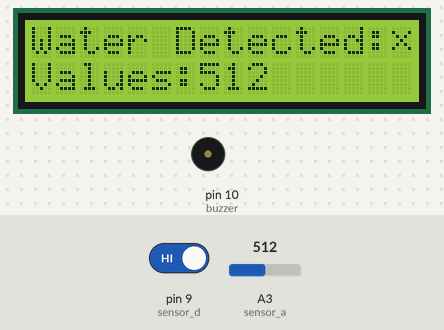
This sketch was run on a simulated Arduino Uno, built with avr-gcc and run on an emulated ATmega328P. Parts: 16×2 character LCD, buzzer (waves = sounding, pin HIGH). The inputs (shaded band) are chosen by the test bench; at power-on: pin 9 (sensor_d) HIGH, A3 (sensor_a) = 512.

Above: at 14.5 s.
14.6 s: pin 9 (sensor_d) driven LOW
At 15.6 s:
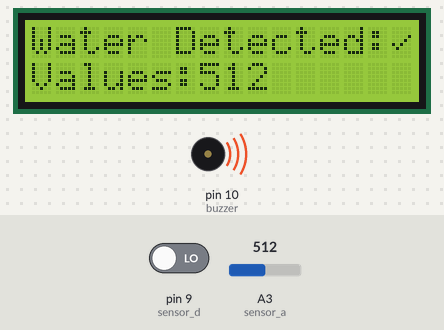
16.8 s: A3 (sensor_a) set to 716
At 17.6 s:
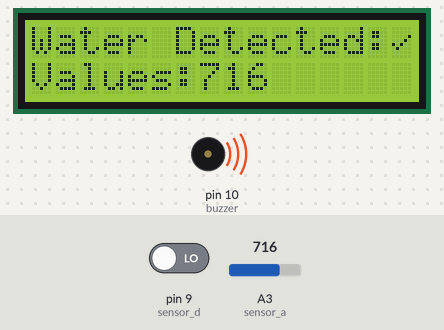
18.8 s: A3 (sensor_a) set to 900
At 19.6 s:
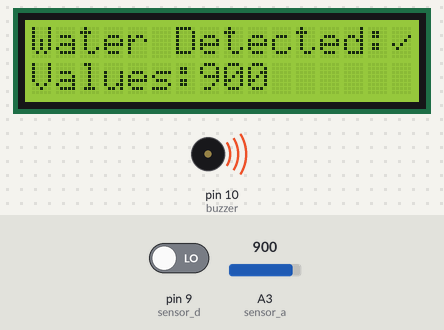
20.8 s: pin 9 (sensor_d) driven HIGH
At 21.6 s:
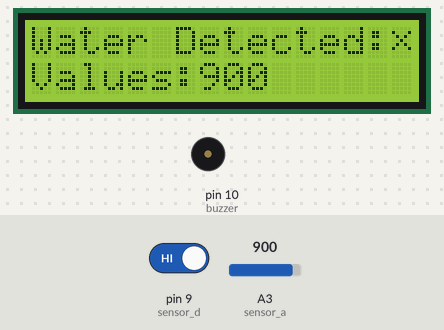
22.8 s: A3 (sensor_a) set to 1023
At 23.7 s:
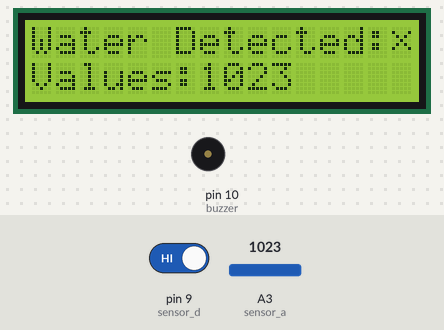
Timing chart, 0 to 25.8 s (numbered marks = the images above; inputs shaded):
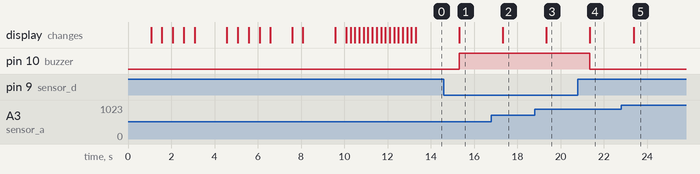

Measured:
- after the input at 14.6 s, pin 10 (buzzer): LOW → HIGH after 0.72 s; the display: changes after 0.72 s (image 1)
- after the input at 16.8 s, the display: changes after 0.53 s (image 2)
- after the input at 18.8 s, the display: changes after 0.55 s (image 3)
- after the input at 20.8 s, pin 10 (buzzer): HIGH → LOW after 0.56 s; the display: changes after 0.56 s (image 4)
- after the input at 22.8 s, the display: changes after 0.57 s (image 5)

The sketch:

Raindrop_Sensor.ino
```cpp
// #21 LCD With Raindrop Sensor
#include <LiquidCrystal.h>

// Variables
LiquidCrystal LCD(3, 12, 4, 5, 6, 7);

int sensor_d = 9;
int sensor_a = A3;
int buzzer = 10;

int digital_values;
int analog_values;

byte Water[8] = {
  0b00000,
  0b00100,
  0b01110,
  0b11111,
  0b11111,
  0b11111,
  0b01110,
  0b00000
};

byte Tick[8] = {
  0b00000,
  0b00000,
  0b00001,
  0b00010,
  0b10100,
  0b01000,
  0b00000,
  0b00000
};

byte Cross[8] = {
  0b00000,
  0b10001,
  0b01010,
  0b00100,
  0b01010,
  0b10001,
  0b00000,
  0b00000
};

void setup() {
  Serial.begin(9600);

  // put your setup code here, to run once:
  LCD.begin(16, 2);

  // Set Up Pin Modes
  pinMode(sensor_d, INPUT);
  pinMode(sensor_a, INPUT);
  pinMode(buzzer, OUTPUT);

  // Reset LCD
  LCD.clear();
  delay(1000);

  // Create Character
  LCD.createChar(0, Water);
  LCD.createChar(1, Tick);
  LCD.createChar(2, Cross);

  // Part - 1 (Introduction)
  for (int i = 0; i <= 4; i++) {
    if (i != 0) {
      LCD.setCursor(i - 1, 0);
      LCD.print(" ");
    }
    LCD.setCursor(i, 0);
    LCD.print("Raindrop");
    delay(500);
  }

  delay(1000);

  for (int i = 9; i >= 5; i--) {
    if (i != 9) {
      LCD.setCursor(i + 6, 1);
      LCD.print(" ");
    }
    LCD.setCursor(i, 1);
    LCD.print("Sensor");
    if (i != 5) {
      delay(500);
      LCD.setCursor(i, 1);
      LCD.print("     ");
    }
  }

  delay(1000);


  // lcdPrintln("Raindrop",0,0,true,true);
  // lcdPrintln("Sensor",1,1000,true,false);

  // Part - 2 (Person who Made It)
  lcdPrintln("By:-", 0, 500, true, false);
  lcdPrintln("Jenil Chudgar :)", 1, 1500, false, false);

  // Part - 3 (Detecting Water)
  lcdPrintln("Detecting Water", 0, 500, true, true);
  for (int i = 0; i <= 15; i++) {
    if (i != 0) {
      LCD.setCursor(i - 1, 1);
      LCD.print(" ");
    }
    LCD.setCursor(i, 1);
    LCD.write(byte(0));

    delay(200);
  }
}

void loop() {
  // put your main code here, to run repeatedly:

  // Part - 4 (Measuring)
  lcdPrintln("Water Detected:", 0, 0, true, true);
  lcdPrintln("Values:", 1, 0, false, false);

  bool detected = detectWater();
  LCD.setCursor(15, 0);

  if (detected) {
    LCD.write(byte(1));
    LCD.setCursor(7, 1);
    LCD.print(String(detectWaterValues()));
    digitalWrite(buzzer, HIGH);
  } else {
    LCD.write(byte(2));
    LCD.setCursor(7, 1);
    LCD.print(String(detectWaterValues()));
    digitalWrite(buzzer, LOW);
  }
  delay(1000);
}

void lcdPrintln(String text, int line, int delayMs, bool clear, bool center) {
  if (clear) {
    LCD.clear();
  }
  if (center) {
    text = centerText(text);
  }

  LCD.setCursor(0, line);
  LCD.print(text);
  delay(delayMs);
}

String centerText(String text) {
  int lcdWidth = 16;  // Width of the LCD display (adjust according to your display)
  int textLength = text.length();
  int offset = (lcdWidth - textLength) / 2;

  // Add spaces before the text to center it
  String centeredText = "";
  for (int i = 0; i < offset; i++) {
    centeredText += " ";
  }
  centeredText += text;

  return centeredText;
}

bool detectWater() {
  digital_values = digitalRead(sensor_d);

  if (digital_values == LOW) {
    return true;
  } else {
    return false;
  }
}

int detectWaterValues() {
  analog_values = analogRead(sensor_a);
  return analog_values;
}
```
